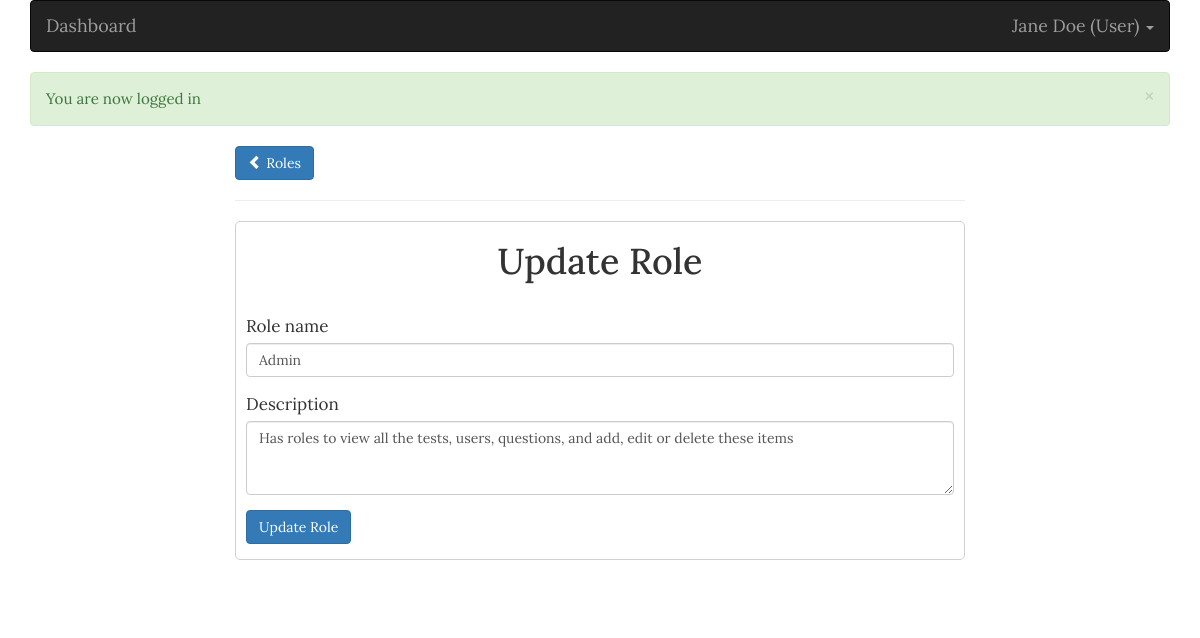
The page /admin/roles/roleForm.php?edit_role=1 (signed in) on the database its author committed.
### tables this page shows
CREATE TABLE `roles` (
 `id` int(11) NOT NULL AUTO_INCREMENT,
 `name` varchar(255) NOT NULL,
 `description` text NOT NULL,
  PRIMARY KEY (`id`)
);

### admin/roles/roleLogic.php (called while the page is built, shortened)
<?php
  if (isset($_GET["edit_role"])) {
    $role_id = $_GET['edit_role'];
    editRole($role_id);
  }
  function editRole($role_id){
    $sql = "SELECT * FROM roles WHERE id=? LIMIT 1";
    $role = getSingleRecord($sql, 'i', [$role_id]);
    $name = $role['name'];
    $description = $role['description'];
    $isEditting = true;
  }

### config.php (called while the page is built, shortened)
<?php
	$conn = new mysqli("localhost", "root", "", "multiple-choice-quiz");
	  function getSingleRecord($sql, $types, $params) {
		global $conn;
		$stmt = $conn->prepare($sql);
		$stmt->bind_param($types, ...$params);
		$stmt->execute();
		$result = $stmt->get_result();
		$user = $result->fetch_assoc();
		return $user;
	  }
?>

### admin/roles/roleForm.php (the view, shortened to what this page needs)
<?php include('../../config.php') ?>
<?php include(ROOT_PATH . '/admin/roles/roleLogic.php') ?>
<!DOCTYPE html>
<html>
<head>
  <link rel="stylesheet" href="https://cdnjs.cloudflare.com/ajax/libs/twitter-bootstrap/3.3.7/css/bootstrap.min.css" />
  <link rel="stylesheet" href="../../static/css/style.css">
</head>
<body>
  <?php include(INCLUDE_PATH . "/layouts/admin_navbar.php") ?>
  <div class="col-md-8 col-md-offset-2">
      <a href="roleList.php" class="btn btn-primary">
        <span class="glyphicon glyphicon-chevron-left"></span>
        Roles
      </a>
      <hr>
      <form class="form" action="roleForm.php" method="post">
        <?php if ($isEditting === true): ?>
          <h1 class="text-center">Update Role</h1>
        <?php else: ?>
          <h1 class="text-center">Create Role</h1>
        <?php endif; ?>
        <br />
        <div class="form-group <?php echo isset($errors['name']) ? 'has-error': '' ?>">
          <label class="control-label">Role name</label>
          <input type="text" name="name" value="<?php echo $name; ?>" class="form-control">
        </div>
        <div class="form-group <?php echo isset($errors['description']) ? 'has-error': '' ?>">
          <label class="control-label">Description</label>
          <textarea name="description" value="<?php echo $description; ?>"  rows="3" cols="10" class="form-control"><?php echo $description; ?></textarea>
        </div>
        <div class="form-group">
          <?php if ($isEditting === true): ?>
            <button type="submit" name="update_role" class="btn btn-primary">Update Role</button>
          <?php else: ?>
            <button type="submit" name="save_role" class="btn btn-success">Save Role</button>
          <?php endif; ?>
        </div>
      </form>
  </div>
  <?php include(INCLUDE_PATH . "/layouts/footer.php") ?>
</body>
</html>

### assets/css/style.css (style rules this page uses)
* { font-family: 'Lora', serif; font-size: 1.04em; }
form label { font-weight: normal; }
.form { border-radius: 5px; border: 1px solid #d1d1d1; padding: 0px 10px 0px 10px; margin-bottom: 50px; }

### rows shown on the page
roles: name "Admin", description "Has roles to view all the tests, users, questions, and add, edit or delete these items"

### other values the page prints
$_SESSION['user']['username'] "Jane Doe"
$_SESSION['user']['role'] "User"
$_SESSION['success_msg'] "You are now logged in"
